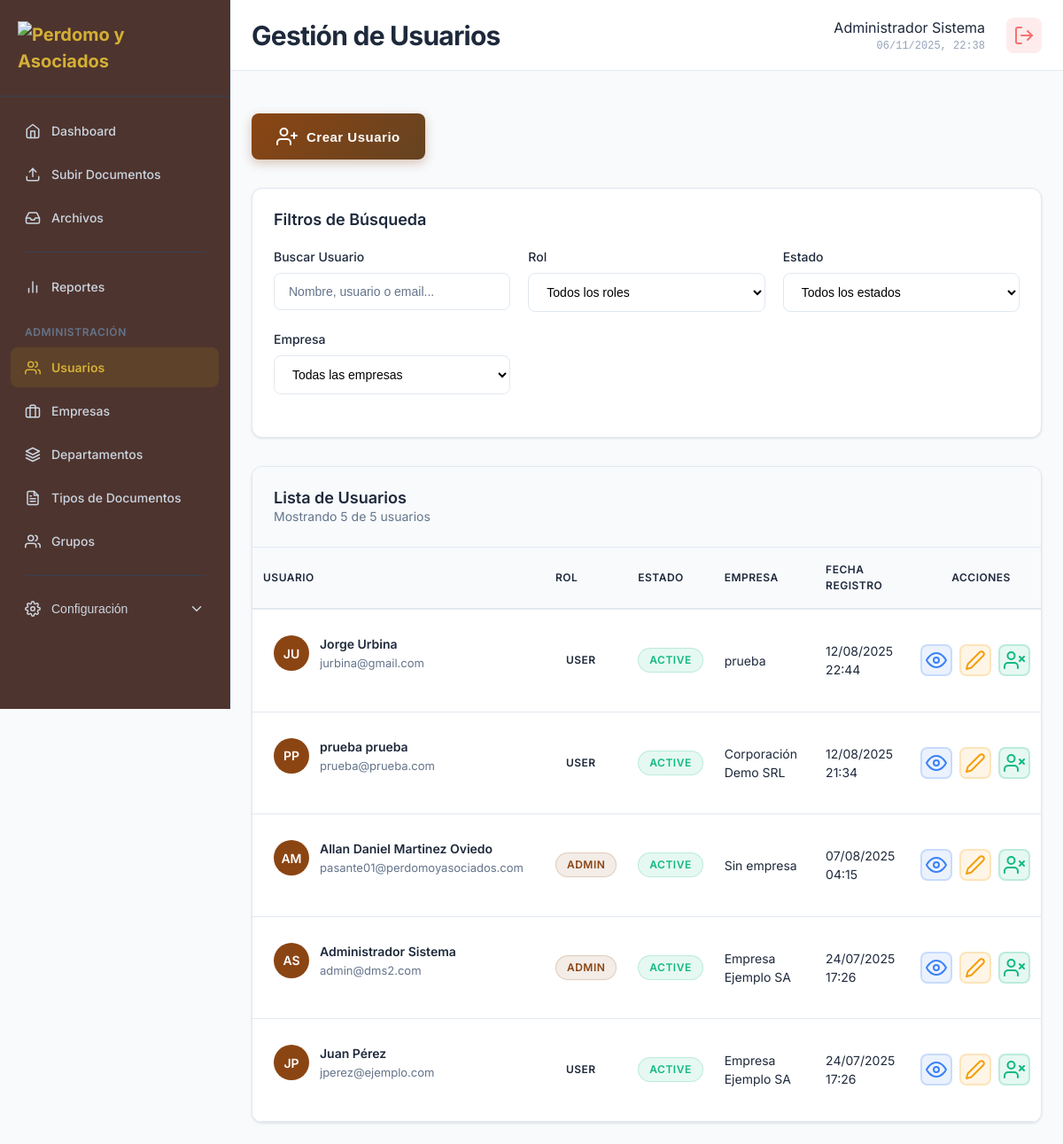
Page /modules/users/index.php (signed in) on the earlier database version.
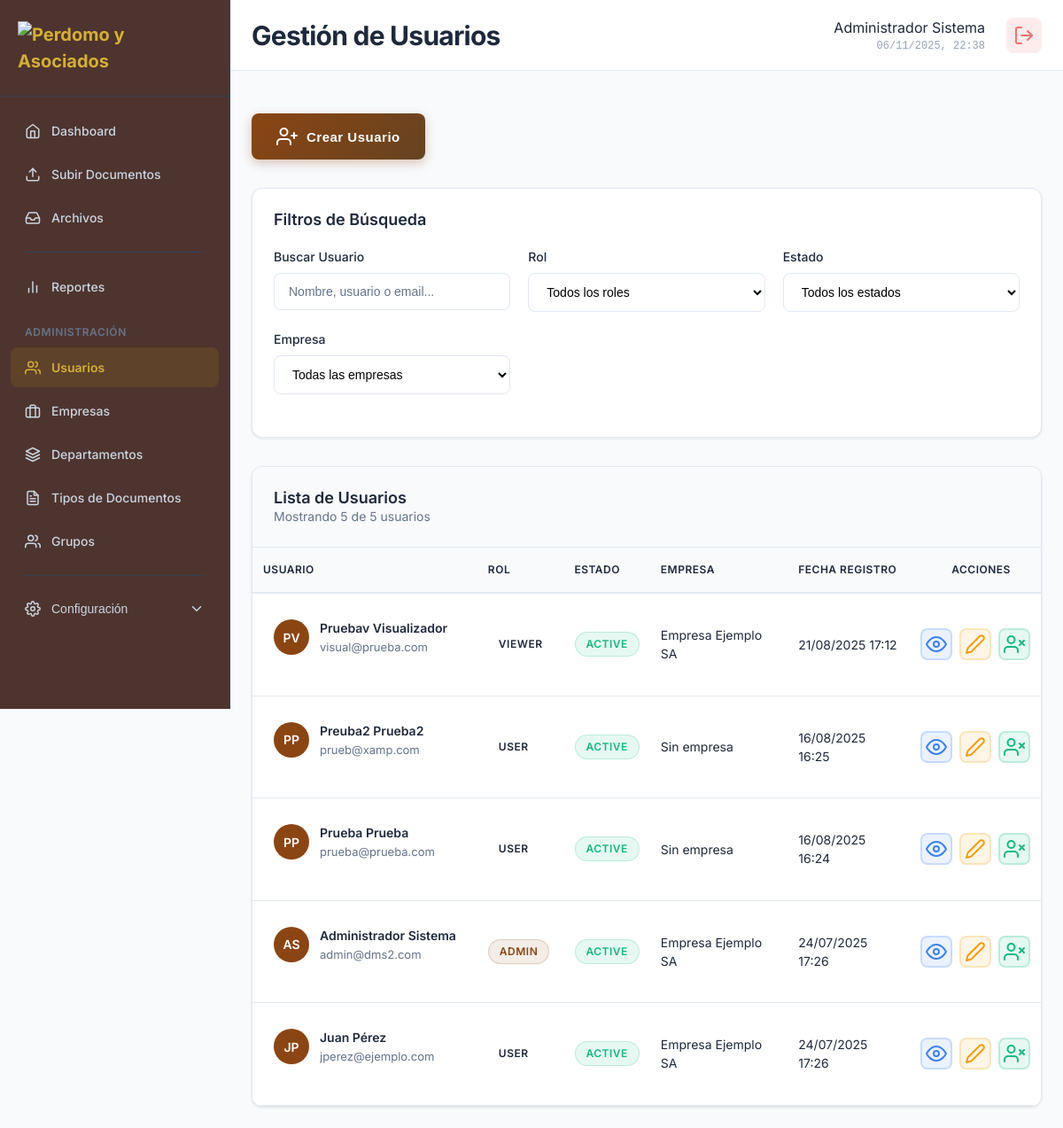
Same page on the later database version.
### tables this page shows
CREATE TABLE `users` (
  `id` int(11) NOT NULL,
  `username` varchar(50) NOT NULL,
  `password` varchar(255) NOT NULL,
  `email` varchar(100) NOT NULL,
  `first_name` varchar(100) NOT NULL,
  `last_name` varchar(100) NOT NULL,
  `company_id` int(11) DEFAULT NULL,
  `department_id` int(11) DEFAULT NULL,
  `group_id` int(11) DEFAULT NULL,
  `role` enum('admin','user','viewer','super_admin') DEFAULT 'user',
  `status` enum('active','inactive') DEFAULT 'active',
  `download_enabled` tinyint(1) DEFAULT 1,
  `last_login` timestamp NULL DEFAULT NULL,
  `created_at` timestamp NOT NULL DEFAULT current_timestamp(),
  `updated_at` timestamp NOT NULL DEFAULT current_timestamp() ON UPDATE current_timestamp()
);

CREATE TABLE `companies` (
  `id` int(11) NOT NULL,
  `name` varchar(255) NOT NULL,
  `description` text DEFAULT NULL,
  `ruc` varchar(20) DEFAULT NULL,
  `address` text DEFAULT NULL,
  `phone` varchar(20) DEFAULT NULL,
  `email` varchar(100) DEFAULT NULL,
  `contact_person` varchar(100) DEFAULT NULL,
  `status` enum('active','inactive') DEFAULT 'active',
  `created_at` timestamp NOT NULL DEFAULT current_timestamp(),
  `updated_at` timestamp NOT NULL DEFAULT current_timestamp() ON UPDATE current_timestamp()
);

### config/session.php (called while the page is built, shortened)
<?php
class SessionManager {
    public static function isLoggedIn() {
        return isset($_SESSION['user_id']) && !empty($_SESSION['user_id']);
    }
    public static function getCurrentUser() {
        return [
            'id' => $_SESSION['user_id'],
            'username' => $_SESSION['username'],
            'email' => $_SESSION['email'],
            'first_name' => $_SESSION['first_name'],
            'last_name' => $_SESSION['last_name'],
            'role' => $_SESSION['role'],
            'company_id' => $_SESSION['company_id'],
            'department_id' => $_SESSION['department_id'],
            'download_enabled' => $_SESSION['download_enabled'] ?? 1,
            'full_name' => trim(($_SESSION['first_name'] ?? '') . ' ' . ($_SESSION['last_name'] ?? ''))
        ];
    }
}
?>

### modules/users/index.php (the view, shortened to what the changed rows need)
<?php
require_once '../../config/session.php';
require_once '../../config/database.php';
$currentUser = SessionManager::getCurrentUser();
try {
    $database = new Database();
    $pdo = $database->getConnection();
} catch (Exception $e) {
    error_log("Error de conexión a base de datos en users/index.php: " . $e->getMessage());
    die("Error de conexión a la base de datos. Por favor, contacte al administrador.");
}
$itemsPerPage = 10;
$currentPage = isset($_GET['page']) ? max(1, (int)$_GET['page']) : 1;
$offset = ($currentPage - 1) * $itemsPerPage;
$whereConditions = ["u.status != 'deleted'"];
$params = [];
$whereClause = implode(' AND ', $whereConditions);
try {
    $usersQuery = "SELECT u.*, c.name as company_name,
                   COALESCE(u.download_enabled, 1) as download_enabled
                   FROM users u
                   LEFT JOIN companies c ON u.company_id = c.id
                   WHERE " . $whereClause . "
                   ORDER BY u.created_at DESC
                   LIMIT ? OFFSET ?";
    $stmt = $pdo->prepare($usersQuery);
    $stmt->execute(array_merge($params, [$itemsPerPage, $offset]));
    $users = $stmt->fetchAll(PDO::FETCH_ASSOC);
} catch (Exception $e) {
    error_log("Error obteniendo usuarios: " . $e->getMessage());
    $users = [];
    $totalUsers = 0;
    $totalPages = 1;
}
function getStatusBadgeClass($status) {
    switch ($status) {
        case 'active': return 'status-active';
    }
}
function getRoleBadgeClass($role) {
    switch ($role) {
        case 'admin': return 'role-admin';
        case 'user': return 'role-user';
        default: return 'role-user';
    }
}
function formatDate($dateString) {
    $date = new DateTime($dateString);
    return $date->format('d/m/Y H:i');
}
?>
<!DOCTYPE html>
<html lang="es">
<head>
    <link rel="stylesheet" href="../../assets/css/main.css">
    <link rel="stylesheet" href="../../assets/css/dashboard.css">
    <link rel="stylesheet" href="../../assets/css/sidebar.css">
    <link rel="stylesheet" href="../../assets/css/users.css">
</head>
<body class="dashboard-layout">
    <?php include '../../includes/sidebar.php'; ?>
    <div class="main-content">
        <header class="content-header">
            <div class="header-left">
                <h1>Gestión de Usuarios</h1>
            </div>
            <div class="header-right">
                <div class="header-info">
                    <div class="user-name-header"><?php echo htmlspecialchars(($currentUser['first_name'] ?? '') . ' ' . ($currentUser['last_name'] ?? '')); ?></div>
                    <div class="current-time" id="currentTime"></div>
                </div>
            </div>
        </header>
        <div class="users-container">
            <div class="table-section">
                <div class="table-wrapper">
                    <?php if (empty($users)): ?>
                        <div class="table-empty">
                            <i data-feather="users"></i>
                            <h4>No se encontraron usuarios</h4>
                            <p>No hay usuarios que coincidan con los filtros aplicados.</p>
                        </div>
                    <?php else: ?>
                        <table class="data-table">
                            <thead>
                                <tr>
                                    <th>Usuario</th>
                                    <th>Rol</th>
                                    <th>Estado</th>
                                    <th>Empresa</th>
                                    <th>Fecha Registro</th>
                                    <th class="actions-cell"> &nbsp;&nbsp;&nbsp;&nbsp;&nbsp;&nbsp;&nbsp;&nbsp;&nbsp;&nbsp;Acciones</th>
                                </tr>
                            </thead>
                            <tbody>
                                <?php foreach ($users as $user): ?>
                                    <tr>
                                        <td>
                                            <div class="user-info">
                                                <div class="user-avatar">
                                                    <?php echo strtoupper(substr($user['first_name'], 0, 1) . substr($user['last_name'], 0, 1)); ?>
                                                </div>
                                                <div class="user-details">
                                                    <div class="user-name">
                                                        <?php echo htmlspecialchars($user['first_name'] . ' ' . $user['last_name']); ?>
                                                    </div>
                                                    <div class="user-email">
                                                        <?php echo htmlspecialchars($user['email']); ?>
                                                    </div>
                                                </div>
                                            </div>
                                        </td>
                                        <td>
                                            <span class="role-badge <?php echo getRoleBadgeClass($user['role']); ?>">
                                                <?php echo htmlspecialchars($user['role']); ?>
                                            </span>
                                        </td>
                                        <td>
                                            <span class="status-badge <?php echo getStatusBadgeClass($user['status']); ?>">
                                                <?php echo htmlspecialchars($user['status']); ?>
                                            </span>
                                        </td>
                                        <td><?php echo htmlspecialchars($user['company_name'] ?? 'Sin empresa'); ?></td>
                                        <td><?php echo formatDate($user['created_at']); ?></td>
                                        <td class="actions-cell">
                                            <div class="action-buttons">
                                                <button class="btn-action btn-view"
                                                        onclick="showUserDetails(<?php echo $user['id']; ?>)"
                                                        title="Ver detalles">
                                                    <i data-feather="eye"></i>
                                                </button>
                                                <button class="btn-action btn-edit"
                                                        onclick="editUser(<?php echo $user['id']; ?>)"
                                                        title="Editar usuario">
                                                    <i data-feather="edit-2"></i>
                                                </button>
                                                <button class="btn-action btn-toggle"
                                                        onclick="toggleUserStatus(<?php echo $user['id']; ?>, '<?php echo $user['status']; ?>')"
                                                        title="<?php echo $user['status'] === 'active' ? 'Desactivar' : 'Activar'; ?> usuario">
                                                    <i data-feather="<?php echo $user['status'] === 'active' ? 'user-x' : 'user-check'; ?>"></i>
                                                </button>
                                            </div>
                                        </td>
                                    </tr>
                                <?php endforeach; ?>
                            </tbody>
                        </table>
                    <?php endif; ?>
                </div>
            </div>
        </div>
    </div>
</body>
</html>

Differences in the rows shown:
removed users: first_name+last_name "JU", first_name+last_name "Jorge Urbina", email "jurbina@gmail.com", role "USER", status "ACTIVE", company.name "prueba", created_at "12/08/2025 22:44"
removed users: first_name+last_name "PP", first_name+last_name "prueba prueba", email "prueba@prueba.com", role "USER", status "ACTIVE", company.name "Corporación Demo SRL", created_at "12/08/2025 21:34"
removed users: first_name+last_name "AM", first_name+last_name "Allan Daniel Martinez Oviedo", email "pasante01@perdomoyasociados.com", role "ADMIN", status "ACTIVE", company_name "Sin empresa", created_at "07/08/2025 04:15"
added users: first_name+last_name "PV", first_name+last_name "Pruebav Visualizador", email "visual@prueba.com", role "VIEWER", status "ACTIVE", company.name "Empresa Ejemplo SA", created_at "21/08/2025 17:12"
added users: first_name+last_name "PP", first_name+last_name "Preuba2 Prueba2", email "prueb@xamp.com", role "USER", status "ACTIVE", company_name "Sin empresa", created_at "16/08/2025 16:25"
added users: first_name+last_name "PP", first_name+last_name "Prueba Prueba", email "prueba@prueba.com", role "USER", status "ACTIVE", company_name "Sin empresa", created_at "16/08/2025 16:24"
